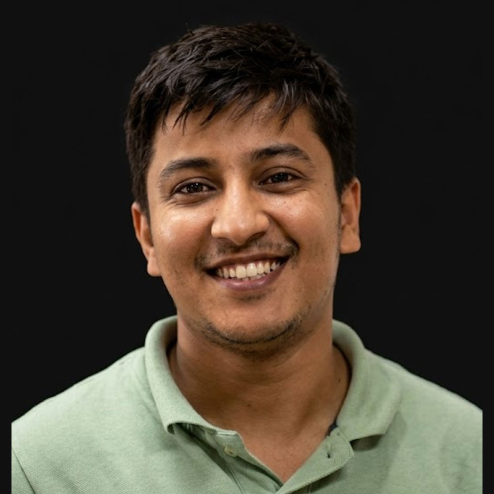
#> input picture src/portrait/niraj-source-crop.jpg, 988 x 988 px (shown at 1/2 size)
$ python -i trace-portrait.py   (imports and definitions only)
#> lines starting #> are read from the running program, lines starting #| are printed output that depends on the picture
#!/usr/bin/env python3
"""Landmark-guided portrait mark for the site icon.

The illustration is derived from the committed head-and-shoulders crop:

* MediaPipe Face Landmarker places the jaw, ears, eyes, brows, nose, and smile.
* Hair and the sage polo come from the photograph (silhouette plus a bilateral
  smooth so the shirt breaks into a few flat tones).
* Eyes, brows, nose, and the open smile are drawn as clean vector shapes on
  top of three skin tones sampled from the lit face. Skin is not darkened.

No generative image model is used.

Regenerate from the repo root:

    python3 scripts/trace-portrait.py

To recrop from an original square headshot first:

    python3 scripts/trace-portrait.py --from-photo path/to/headshot.jpg
"""

from __future__ import annotations

import argparse
import os
import subprocess
import tempfile
import urllib.request
from pathlib import Path

# Quiet MediaPipe / TFLite before import.
# [1 line not run here, left out]

import cv2
import numpy as np
from PIL import Image, ImageDraw

ROOT = Path(__file__).resolve().parents[1]
CROP_PATH = ROOT / "src" / "portrait" / "niraj-source-crop.jpg"
PUBLIC = ROOT / "public"
ICON_DIR = PUBLIC / "icons"
MODEL_PATH = Path("/tmp/portrait-models/face_landmarker.task")
MODEL_URL = (
    "https://storage.googleapis.com/mediapipe-models/face_landmarker/"
    "face_landmarker/float16/1/face_landmarker.task"
)

# Studio backdrop in the source photo is a flat near-black gray.
BG_LEVEL = 16

# MediaPipe face-mesh indices. "Left" here is the viewer's left.
FACE_OVAL = [
    10, 338, 297, 332, 284, 251, 389, 356, 454, 323, 361, 288, 397, 365,
    379, 378, 400, 377, 152, 148, 176, 149, 150, 136, 172, 58, 132, 93,
    234, 127, 162, 21, 54, 103, 67, 109,
]
JAW = [
    234, 93, 132, 58, 172, 136, 150, 149, 176, 148, 152, 377, 400, 378,
    379, 365, 397, 288, 361, 323, 454,
]
LEFT_EYE = [
    33, 7, 163, 144, 145, 153, 154, 155, 133, 173, 157, 158, 159, 160, 161, 246,
]
RIGHT_EYE = [
    362, 382, 381, 380, 374, 373, 390, 249, 263, 466, 388, 387, 386, 385, 384, 398,
]
LEFT_BROW = [70, 63, 105, 66, 107, 55, 65, 52, 53, 46]
RIGHT_BROW = [300, 293, 334, 296, 336, 285, 295, 282, 283, 276]
LIPS_OUTER = [
    61, 146, 91, 181, 84, 17, 314, 405, 321, 375, 291, 409, 270, 269, 267, 0,
    37, 39, 40, 185,
]
LIPS_INNER = [
    78, 95, 88, 178, 87, 14, 317, 402, 318, 324, 308, 415, 310, 311, 312, 13,
    82, 81, 80, 191,
]
LEFT_EYE_OUTER, LEFT_EYE_INNER = 33, 133
RIGHT_EYE_OUTER, RIGHT_EYE_INNER = 263, 362
LEFT_IRIS, RIGHT_IRIS = 468, 473
LEFT_IRIS_RIM = [469, 470, 471, 472]
RIGHT_IRIS_RIM = [474, 475, 476, 477]


def load_rgb(path: Path) -> np.ndarray:
    return np.asarray(Image.open(path).convert("RGB"))


def save_source_crop(photo: Path, dest: Path) -> None:
    """Square head-and-shoulders crop. The attached portrait is already framed;
    this trims a little empty backdrop above the hair and keeps the shoulders."""
#> called with photo = '../src/portrait/niraj-source-crop.jpg', dest = 'out.png'
    im = Image.open(photo).convert("RGB")
#> im is the input picture: PIL image 988x988 RGB; mean R, G, B 72.3, 63.3, 51
    w, h = im.size
#> w = 988; h = 988
    top = int(round(h * 0.035))
#> top = 35
    side = int(round(w * 0.04))
#> side = 40
    crop = im.crop((side, top, w - side, h))
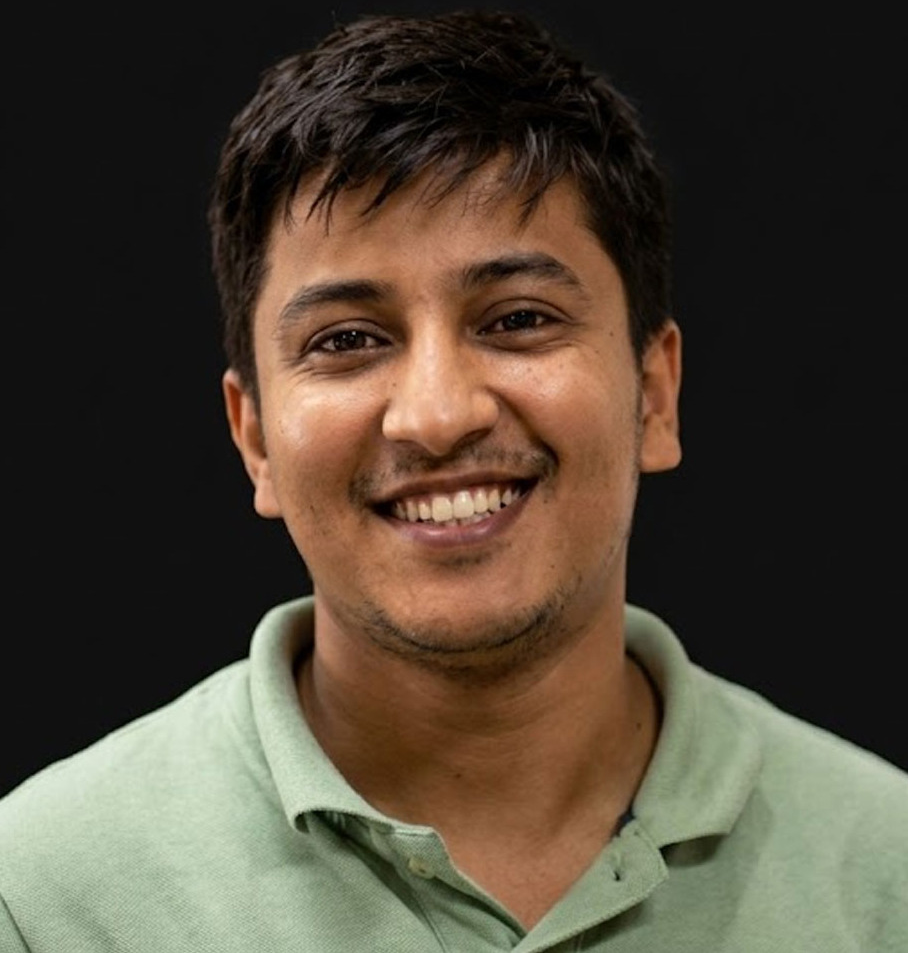
#> crop: PIL image 908x953 RGB; mean R, G, B 78.5, 68.3, 54.6
    cw, ch = crop.size
#> cw = 908; ch = 953
    side_pad = max(0, ch - cw) // 2
#> side_pad = 22
    top_pad = max(0, cw - ch) // 2
#> top_pad = 0
    canvas = Image.new("RGB", (cw + side_pad * 2, ch + top_pad * 2), (BG_LEVEL, BG_LEVEL, BG_LEVEL))
#> canvas: PIL image 952x953 RGB; every value is 16
    canvas.paste(crop, (side_pad, top_pad))
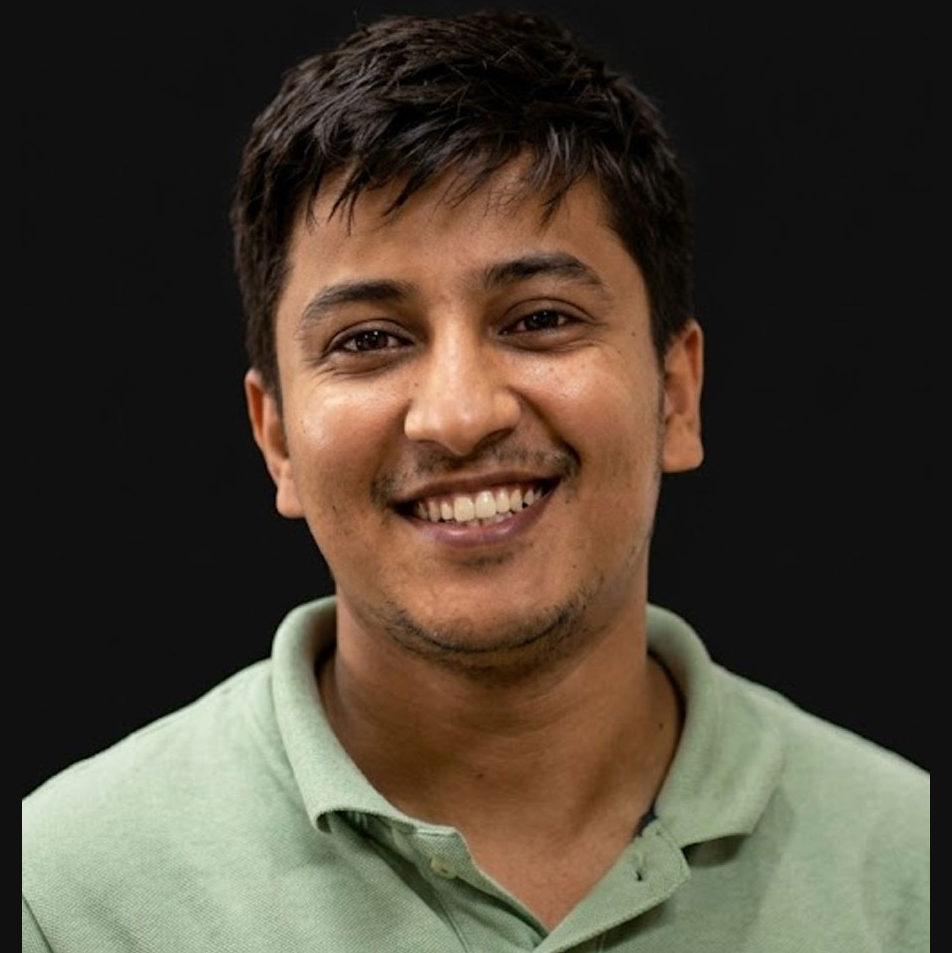
#> canvas: PIL image 952x953 RGB; mean R, G, B 75.7, 65.9, 52.8
    if canvas.size[0] != canvas.size[1]:
        m = min(canvas.size)
#> m = 952
        left = (canvas.size[0] - m) // 2
#> left = 0
        top_i = (canvas.size[1] - m) // 2
#> top_i = 0
        canvas = canvas.crop((left, top_i, left + m, top_i + m))
#> canvas: PIL image 952x952 RGB
#> (the run stopped early here; a loop or call above may not have finished)
